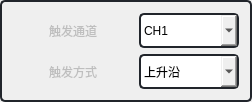
                               <widget class="QFrame" name="frame_25">
                                <property name="styleSheet">
                                 <string notr="true">border-radius: 5px;
border: 2px solid rgb(33, 37, 43);</string>
                                </property>
                                <property name="frameShape">
                                 <enum>QFrame::StyledPanel</enum>
                                </property>
                                <property name="frameShadow">
                                 <enum>QFrame::Raised</enum>
                                </property>
                                <layout class="QVBoxLayout" name="verticalLayout_44">
                                 <item>
                                  <layout class="QVBoxLayout" name="verticalLayout_43">
                                   <item>
                                    <layout class="QHBoxLayout" name="horizontalLayout_67">
                                     <item>
                                      <widget class="QLabel" name="lb_Port_16">
                                       <property name="enabled">
                                        <bool>false</bool>
                                       </property>
                                       <property name="minimumSize">
                                        <size>
                                         <width>120</width>
                                         <height>35</height>
                                        </size>
                                       </property>
                                       <property name="styleSheet">
                                        <string notr="true">border: 0px;
font: 14pt &quot;クレPro by 宁静之雨，微信公众号njzyshare&quot;;</string>
                                       </property>
                                       <property name="text">
                                        <string>触发通道</string>
                                       </property>
                                       <property name="alignment">
                                        <set>Qt::AlignCenter</set>
                                       </property>
                                      </widget>
                                     </item>
                                     <item>
                                      <widget class="QComboBox" name="com_Trigger_Channal">
                                       <property name="minimumSize">
                                        <size>
                                         <width>100</width>
                                         <height>35</height>
                                        </size>
                                       </property>
                                       <property name="cursor">
                                        <cursorShape>PointingHandCursor</cursorShape>
                                       </property>
                                       <property name="toolTip">
                                        <string>波特率选择</string>
                                       </property>
                                       <property name="styleSheet">
                                        <string notr="true"> QComboBox QAbstractItemView{
	background-color: rgb(33, 37, 43);
    border-radius:5px 5px 5px 5px;
	font-size:14px;
 }</string>
                                       </property>
                                       <item>
                                        <property name="text">
                                         <string>CH1</string>
                                        </property>
                                       </item>
                                       <item>
                                        <property name="text">
                                         <string>CH2</string>
                                        </property>
                                       </item>
                                      </widget>
                                     </item>
                                    </layout>
                                   </item>
                                   <item>
                                    <layout class="QHBoxLayout" name="horizontalLayout_68">
                                     <item>
                                      <widget class="QLabel" name="lb_Port_14">
                                       <property name="enabled">
                                        <bool>false</bool>
                                       </property>
                                       <property name="minimumSize">
                                        <size>
                                         <width>120</width>
                                         <height>35</height>
                                        </size>
                                       </property>
                                       <property name="styleSheet">
                                        <string notr="true">border: 0px;
font: 14pt &quot;クレPro by 宁静之雨，微信公众号njzyshare&quot;;</string>
                                       </property>
                                       <property name="text">
                                        <string>触发方式</string>
                                       </property>
                                       <property name="alignment">
                                        <set>Qt::AlignCenter</set>
                                       </property>
                                      </widget>
                                     </item>
                                     <item>
                                      <widget class="QComboBox" name="com_Trigger_Way">
                                       <property name="minimumSize">
                                        <size>
                                         <width>100</width>
                                         <height>35</height>
                                        </size>
                                       </property>
                                       <property name="cursor">
                                        <cursorShape>PointingHandCursor</cursorShape>
                                       </property>
                                       <property name="toolTip">
                                        <string>波特率选择</string>
                                       </property>
                                       <property name="styleSheet">
                                        <string notr="true"> QComboBox QAbstractItemView{
	background-color: rgb(33, 37, 43);
    border-radius:5px 5px 5px 5px;
	font-size:14px;
 }</string>
                                       </property>
                                       <item>
                                        <property name="text">
                                         <string>上升沿</string>
                                        </property>
                                       </item>
                                       <item>
                                        <property name="text">
                                         <string>下降沿</string>
                                        </property>
                                       </item>
                                      </widget>
                                     </item>
                                    </layout>
                                   </item>
                                  </layout>
                                 </item>
                                </layout>
                               </widget>
